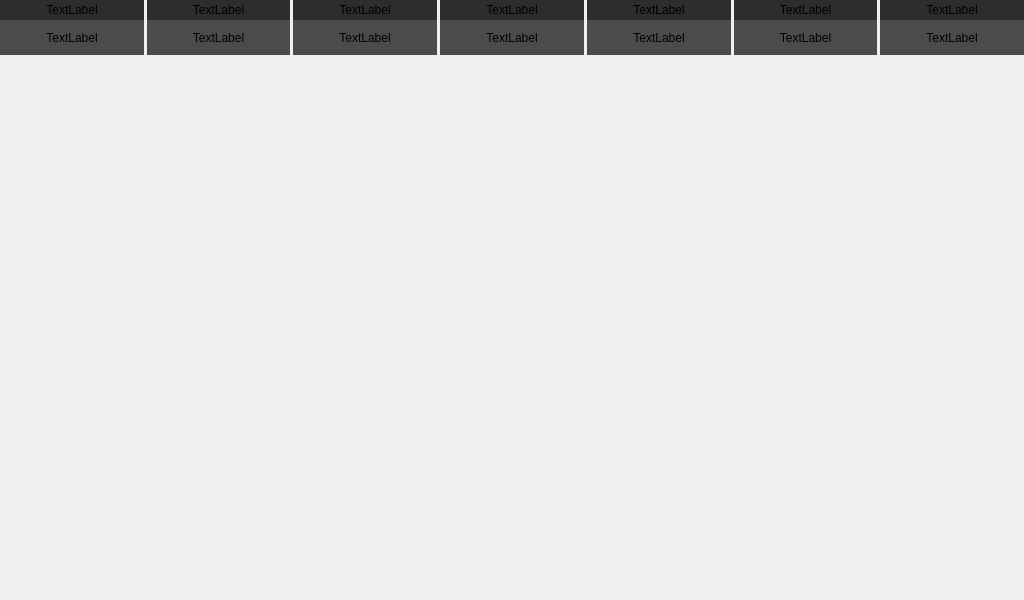
<?xml version="1.0" encoding="UTF-8"?>
<ui version="4.0">
 <class>AHRSPage</class>
 <widget class="QWidget" name="AHRSPage">
  <property name="geometry">
   <rect>
    <x>0</x>
    <y>0</y>
    <width>1024</width>
    <height>600</height>
   </rect>
  </property>
  <property name="windowTitle">
   <string>Form</string>
  </property>
  <widget class="QFrame" name="horizontalFrame">
   <property name="geometry">
    <rect>
     <x>0</x>
     <y>0</y>
     <width>1024</width>
     <height>600</height>
    </rect>
   </property>
   <property name="styleSheet">
    <string notr="true">border-color: rgb(0, 0, 0);</string>
   </property>
   <property name="lineWidth">
    <number>0</number>
   </property>
   <layout class="QHBoxLayout" name="horizontalLayout">
    <property name="spacing">
     <number>0</number>
    </property>
    <property name="leftMargin">
     <number>0</number>
    </property>
    <property name="topMargin">
     <number>0</number>
    </property>
    <property name="rightMargin">
     <number>0</number>
    </property>
    <property name="bottomMargin">
     <number>0</number>
    </property>
    <item>
     <widget class="QFrame" name="pdfFrame">
      <property name="minimumSize">
       <size>
        <width>600</width>
        <height>0</height>
       </size>
      </property>
      <property name="maximumSize">
       <size>
        <width>600</width>
        <height>600</height>
       </size>
      </property>
      <layout class="QVBoxLayout" name="verticalLayout">
       <property name="spacing">
        <number>0</number>
       </property>
       <property name="leftMargin">
        <number>0</number>
       </property>
       <property name="topMargin">
        <number>0</number>
       </property>
       <property name="rightMargin">
        <number>0</number>
       </property>
       <property name="bottomMargin">
        <number>0</number>
       </property>
       <item>
        <layout class="QGridLayout" name="pfdLayout"/>
       </item>
      </layout>
     </widget>
    </item>
    <item>
     <widget class="QFrame" name="verticalFrame">
      <property name="maximumSize">
       <size>
        <width>16777215</width>
        <height>530</height>
       </size>
      </property>
      <layout class="QVBoxLayout" name="verticalLayout_2">
       <property name="spacing">
        <number>0</number>
       </property>
       <property name="leftMargin">
        <number>0</number>
       </property>
       <property name="topMargin">
        <number>8</number>
       </property>
       <property name="rightMargin">
        <number>0</number>
       </property>
       <property name="bottomMargin">
        <number>0</number>
       </property>
       <item>
        <layout class="QGridLayout" name="devicesLayout">
         <property name="topMargin">
          <number>10</number>
         </property>
         <property name="spacing">
          <number>0</number>
         </property>
        </layout>
       </item>
      </layout>
     </widget>
    </item>
   </layout>
  </widget>
  <widget class="QFrame" name="buttonFrame">
   <property name="geometry">
    <rect>
     <x>512</x>
     <y>562</y>
     <width>512</width>
     <height>40</height>
    </rect>
   </property>
   <property name="styleSheet">
    <string notr="true"/>
   </property>
   <property name="lineWidth">
    <number>0</number>
   </property>
   <layout class="QHBoxLayout" name="horizontalButtons">
    <property name="spacing">
     <number>0</number>
    </property>
    <property name="leftMargin">
     <number>0</number>
    </property>
    <property name="topMargin">
     <number>0</number>
    </property>
    <property name="rightMargin">
     <number>0</number>
    </property>
    <property name="bottomMargin">
     <number>0</number>
    </property>
    <item>
     <layout class="QGridLayout" name="buttonLayout">
      <property name="spacing">
       <number>0</number>
      </property>
     </layout>
    </item>
   </layout>
  </widget>
  <widget class="QFrame" name="horizontalHeader_2">
   <property name="geometry">
    <rect>
     <x>0</x>
     <y>20</y>
     <width>1024</width>
     <height>35</height>
    </rect>
   </property>
   <property name="styleSheet">
    <string notr="true"/>
   </property>
   <property name="lineWidth">
    <number>0</number>
   </property>
   <layout class="QHBoxLayout" name="horizontalHeader">
    <property name="spacing">
     <number>3</number>
    </property>
    <property name="leftMargin">
     <number>0</number>
    </property>
    <property name="topMargin">
     <number>0</number>
    </property>
    <property name="rightMargin">
     <number>0</number>
    </property>
    <property name="bottomMargin">
     <number>0</number>
    </property>
    <item>
     <widget class="QLabel" name="downFirstAHRS">
      <property name="styleSheet">
       <string notr="true">background-color: rgb(75,75, 75);</string>
      </property>
      <property name="text">
       <string>TextLabel</string>
      </property>
      <property name="alignment">
       <set>Qt::AlignCenter</set>
      </property>
     </widget>
    </item>
    <item>
     <widget class="QLabel" name="downSecondAHRS">
      <property name="styleSheet">
       <string notr="true">background-color: rgb(75,75, 75);</string>
      </property>
      <property name="text">
       <string>TextLabel</string>
      </property>
      <property name="alignment">
       <set>Qt::AlignCenter</set>
      </property>
     </widget>
    </item>
    <item>
     <widget class="QLabel" name="downGrdSpeed">
      <property name="styleSheet">
       <string notr="true">background-color: rgb(75,75, 75);</string>
      </property>
      <property name="text">
       <string>TextLabel</string>
      </property>
      <property name="alignment">
       <set>Qt::AlignCenter</set>
      </property>
     </widget>
    </item>
    <item>
     <widget class="QLabel" name="downAltGps">
      <property name="styleSheet">
       <string notr="true">background-color: rgb(75,75, 75);</string>
      </property>
      <property name="text">
       <string>TextLabel</string>
      </property>
      <property name="alignment">
       <set>Qt::AlignCenter</set>
      </property>
     </widget>
    </item>
    <item>
     <widget class="QLabel" name="downFltDuration">
      <property name="styleSheet">
       <string notr="true">background-color: rgb(75,75, 75);</string>
      </property>
      <property name="text">
       <string>TextLabel</string>
      </property>
      <property name="alignment">
       <set>Qt::AlignCenter</set>
      </property>
     </widget>
    </item>
    <item>
     <widget class="QLabel" name="downBoxPower">
      <property name="styleSheet">
       <string notr="true">background-color: rgb(75,75, 75);</string>
      </property>
      <property name="text">
       <string>TextLabel</string>
      </property>
      <property name="alignment">
       <set>Qt::AlignCenter</set>
      </property>
     </widget>
    </item>
    <item>
     <widget class="QLabel" name="downPowerSupply">
      <property name="styleSheet">
       <string notr="true">background-color: rgb(75,75, 75);</string>
      </property>
      <property name="text">
       <string>TextLabel</string>
      </property>
      <property name="alignment">
       <set>Qt::AlignCenter</set>
      </property>
     </widget>
    </item>
   </layout>
  </widget>
  <widget class="QFrame" name="horizontalHeader_3">
   <property name="geometry">
    <rect>
     <x>0</x>
     <y>0</y>
     <width>1024</width>
     <height>20</height>
    </rect>
   </property>
   <property name="styleSheet">
    <string notr="true"/>
   </property>
   <property name="lineWidth">
    <number>0</number>
   </property>
   <layout class="QHBoxLayout" name="horizontalHeader_4">
    <property name="spacing">
     <number>3</number>
    </property>
    <property name="leftMargin">
     <number>0</number>
    </property>
    <property name="topMargin">
     <number>0</number>
    </property>
    <property name="rightMargin">
     <number>0</number>
    </property>
    <property name="bottomMargin">
     <number>0</number>
    </property>
    <item>
     <widget class="QLabel" name="upFirstAHRS">
      <property name="styleSheet">
       <string notr="true">background-color: rgb(45,45, 45);</string>
      </property>
      <property name="text">
       <string>TextLabel</string>
      </property>
      <property name="alignment">
       <set>Qt::AlignCenter</set>
      </property>
     </widget>
    </item>
    <item>
     <widget class="QLabel" name="upSecondAHRS">
      <property name="styleSheet">
       <string notr="true">background-color: rgb(45,45, 45);</string>
      </property>
      <property name="text">
       <string>TextLabel</string>
      </property>
      <property name="alignment">
       <set>Qt::AlignCenter</set>
      </property>
     </widget>
    </item>
    <item>
     <widget class="QLabel" name="upGrdSpeed">
      <property name="styleSheet">
       <string notr="true">background-color: rgb(45,45, 45);</string>
      </property>
      <property name="text">
       <string>TextLabel</string>
      </property>
      <property name="alignment">
       <set>Qt::AlignCenter</set>
      </property>
     </widget>
    </item>
    <item>
     <widget class="QLabel" name="upAltGps">
      <property name="styleSheet">
       <string notr="true">background-color: rgb(45,45, 45);</string>
      </property>
      <property name="text">
       <string>TextLabel</string>
      </property>
      <property name="alignment">
       <set>Qt::AlignCenter</set>
      </property>
     </widget>
    </item>
    <item>
     <widget class="QLabel" name="upFltDuration">
      <property name="styleSheet">
       <string notr="true">background-color: rgb(45,45, 45);</string>
      </property>
      <property name="text">
       <string>TextLabel</string>
      </property>
      <property name="alignment">
       <set>Qt::AlignCenter</set>
      </property>
     </widget>
    </item>
    <item>
     <widget class="QLabel" name="upBoxPower">
      <property name="styleSheet">
       <string notr="true">background-color: rgb(45,45, 45);</string>
      </property>
      <property name="text">
       <string>TextLabel</string>
      </property>
      <property name="alignment">
       <set>Qt::AlignCenter</set>
      </property>
     </widget>
    </item>
    <item>
     <widget class="QLabel" name="upPowerSupply">
      <property name="styleSheet">
       <string notr="true">background-color: rgb(45,45, 45);</string>
      </property>
      <property name="text">
       <string>TextLabel</string>
      </property>
      <property name="alignment">
       <set>Qt::AlignCenter</set>
      </property>
     </widget>
    </item>
   </layout>
  </widget>
 </widget>
 <resources/>
 <connections/>
</ui>
